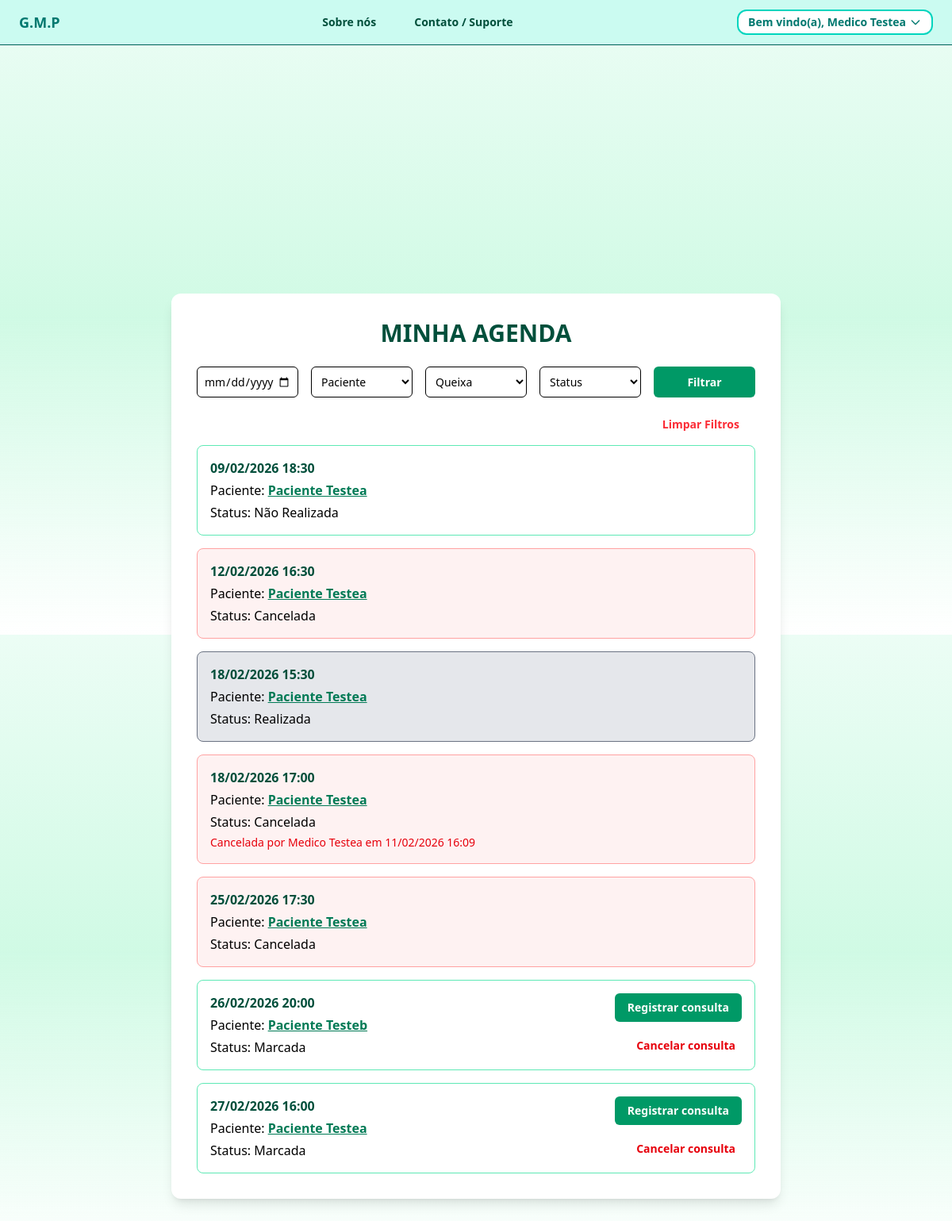
/consultas/agenda/ (signed in), run on the app's committed database.
### gmp/usuarios/models.py (models this page shows, shortened)
class CustomUser(AbstractBaseUser, PermissionsMixin):
    ROLE_CHOICES = [
        ('paciente', 'Paciente'),
        ('medico', 'Médico'),
        ('superadm', 'Super Administrador'),
    ]
    QUEIXA_CHOICES = [
        ('depressao', 'Depressão'),
        ('ansiedade', 'Ansiedade'),
        ('tag', 'TAG'),
        ('toc', 'TOC'),
        ('bipolaridade', 'Bipolaridade'),
        ('esquizofrenia', 'Esquizofrenia'),
        ('outros', 'Outros'),
    ]
    nome = models.CharField(max_length=255, blank=True, null=True)
    email = models.EmailField(unique=True, blank=False, null=False)
    idade = models.PositiveIntegerField(blank=True, null=True)
    queixa = models.CharField(max_length=25, choices=QUEIXA_CHOICES, default='depressao')
    role = models.CharField(max_length=20, choices=ROLE_CHOICES, default='paciente')
    telefone = models.CharField(max_length=20, blank=True, null=True)
    origem = models.CharField(max_length=50, blank=True)
    foto_perfil = models.ImageField(upload_to='foto_perfil/', blank=True, null=True)
    is_active = models.BooleanField(default=True)
    is_staff = models.BooleanField(default=False)
    date_joined = models.DateTimeField(default=timezone.now)
    USERNAME_FIELD = 'email'
    REQUIRED_FIELDS = []
    objects = CustomUserManager()

### gmp/consultas/models.py (models this page shows, shortened)
class AgendamentoConsulta(models.Model):
    STATUS_MARCADA = 'marcada'
    STATUS_REALIZADA = 'realizada'
    STATUS_CANCELADA = 'cancelada'
    STATUS_NAO_REALIZADA = 'nao_realizada'
    STATUS_CHOICES = [
        (STATUS_MARCADA, 'Marcada'),
        (STATUS_REALIZADA, 'Realizada'),
        (STATUS_CANCELADA, 'Cancelada'),
        (STATUS_NAO_REALIZADA, 'Não Realizada'),
    ]
    paciente = models.ForeignKey(
        User,
        on_delete=models.CASCADE,
        related_name='consultas_como_paciente'
    )
    medico = models.ForeignKey(
        User,
        on_delete=models.CASCADE,
        related_name='consultas_como_medico'
    )
    data_hora = models.DateTimeField(db_index=True)
    status = models.CharField(
        max_length=20,
        choices=STATUS_CHOICES,
        default=STATUS_MARCADA,
        db_index=True
    )
    cancelado_por = models.ForeignKey(
        User,
        null=True,
        blank=True,
        on_delete=models.SET_NULL,
        related_name='cancelamentos_realizados'
    )
    criado_em = models.DateTimeField(auto_now_add=True)
    atualizado_em = models.DateTimeField(auto_now=True)
    cancelado_em = models.DateTimeField(null=True, blank=True)
    class Meta:
        ordering = ['-data_hora']
        constraints = [
            models.UniqueConstraint(
                fields=['medico', 'data_hora'],
                name='unique_medico_horario'
            ),
            models.UniqueConstraint(
                fields=['paciente', 'data_hora'],
                name='unique_paciente_horario'
            ),
        ]
        indexes = [
            models.Index(fields=['medico']),
            models.Index(fields=['paciente']),
            models.Index(fields=['status']),
            models.Index(fields=['data_hora']),
            models.Index(fields=['medico', 'data_hora']),
            models.Index(fields=['paciente', 'data_hora']),
        ]

### gmp/consultas/views.py (the view)
# urls.py: path('agenda/', views.agenda_medico, name='agenda_medico'),
@login_required
def agenda_medico(request):
    if not medico_ou_superadmin(request.user):
        raise PermissionDenied
    hoje = localdate()
    consultas = AgendamentoConsulta.objects.select_related(
        'paciente',
        'medico'
    ).only(
        'id',
        'data_hora',
        'status',
        'paciente__id',
        'paciente__nome',
        'medico__id',
        'medico__nome'
    )
    if request.user.role == 'medico':
        consultas = consultas.filter(medico=request.user)
    data = request.GET.get('data')
    paciente_id = request.GET.get('paciente_id')
    queixa = request.GET.get('queixa')
    queixas_choices = User.QUEIXA_CHOICES
    status = request.GET.get('status')
    status_choices = AgendamentoConsulta.STATUS_CHOICES
    if data:
        consultas = consultas.filter(data_hora__date=data)
    if paciente_id:
        consultas = consultas.filter(paciente_id=paciente_id)
    if queixa:
        consultas = consultas.filter(
            paciente__queixa=queixa
        )
    if status:
        consultas = consultas.filter(status=status)
    consultas = consultas.order_by('data_hora')
    if (data or paciente_id or queixa) and not consultas.exists():
        messages.info(
            request,
            "Não há consultas registradas com estes parâmetros."
        )
    if request.user.role == 'medico':
        pacientes = User.objects.filter(
            consultas_como_paciente__medico=request.user
        ).only('id', 'nome').distinct()
    else:
        pacientes = User.objects.none()
    return render(request, 'gmp/agenda_medico.html', {
        'consultas': consultas,
        'hoje': hoje,
        'now': timezone.now(),
        'pacientes': pacientes,
        'queixas_choices': queixas_choices,
        'status_choices': status_choices,
    })

### gmp/consultas/views.py (called while the page is built)
def medico_ou_superadmin(user):
    return user.is_authenticated and user.role in ['medico', 'superadm']

### gmp/consultas/templates/gmp/agenda_medico.html (shortened to what this page needs)
{% extends "main.html" %}
{% block body %}
<div class="min-h-screen pt-2 flex items-center justify-center">
  <div class="w-full max-w-3xl bg-white rounded-xl shadow-lg p-8">
    <h2 class="text-3xl font-semibold text-center text-emerald-900 mb-6">
      MINHA AGENDA
    </h2>
    <div class="space-y-4">
      <form method="get" class="mb-6 grid grid-cols-1 md:grid-cols-5 cursor-pointer gap-4">
        <input type="date"
              name="data"
              value="{{ request.GET.data }}"
              class="border rounded-md p-2 text-sm">
        <select name="paciente_id"
                class="border rounded-md p-2 text-sm">
            <option value="">Paciente</option>
        </select>
        <select name="queixa"
                class="border rounded-md p-2 text-sm">
            <option value="">Queixa</option>
        </select>
        <select name="status"
                class="border rounded-md p-2 text-sm">
            <option value="">Status</option>
        </select>
        <button type="submit"
                class="cursor-pointer bg-emerald-600 text-white rounded-md px-4 py-2 text-sm font-semibold hover:bg-emerald-700 transition">
          Filtrar
        </button>
      </form>
      <div class="justify-end flex mb-4">
        <a href="{% url 'agenda_medico' %}" class="mr-1 cursor-pointer text-red-500 rounded-md px-4 text-sm font-semibold transition text-center">
            Limpar Filtros
        </a>
      </div>
      {% for consulta in consultas %}
        <div class="border border-emerald-300 rounded-lg p-4 flex justify-between items-start
                    {% if consulta.status == 'cancelada' %} border-red-300 bg-red-50 hover:bg-red-100 transition {% endif %}
                    {% if consulta.status == 'realizada' %} border-gray-500 bg-gray-200 hover:bg-gray-300 transition {% endif %}
                    hover:bg-emerald-50 transition">
          <div class="space-y-1">
            <p class="font-semibold text-emerald-900">
              {{ consulta.data_hora|date:"d/m/Y H:i" }}
            </p>
            <p>
              Paciente:
              <a href="{% url 'historico_paciente' consulta.paciente.id %}"
                  class="text-emerald-700 underline font-semibold">
                {{ consulta.paciente.nome }}
              </a>
            </p>
            <p>Status: {{ consulta.get_status_display }}</p>
            {% if consulta.status == 'cancelada' and consulta.cancelado_por %}
                {% if user.role == 'medico' or user.role == 'superadm' %}
                    <p class="text-sm text-red-600 mt-1">
                        Cancelada por {{ consulta.cancelado_por.nome }}
                        em {{ consulta.cancelado_em|date:"d/m/Y H:i" }}
                    </p>
                {% endif %}
            {% endif %}
          </div>
          <div class="flex flex-col gap-2 text-right">
            {% if consulta.status == 'marcada' %}
              <a href="{% url 'cadastrar_consulta' consulta.id %}"
                  class="bg-emerald-600 text-white px-4 py-2 rounded-md
                        font-semibold hover:bg-emerald-700 transition text-sm">
                Registrar consulta
              </a>
              <form method="post"
                    action="{% url 'cancelar_consulta' consulta.id %}">
                <button type="submit"
                        class="text-sm mt-3 mr-2 text-red-600 cursor-pointer font-semibold hover:underline">
                  Cancelar consulta
                </button>
              </form>
            {% endif %}
          </div>
        </div>
      {% endfor %}
    </div>
  </div>
</div>
{% endblock body %}

### templates/main.html (shortened to what this page needs)
<!DOCTYPE html>
<html lang="pt-br" class="scroll-smooth">
<head>
    <script src="https://unpkg.com/@tailwindcss/browser@4"></script>
</head>
<body class="pt-16 min-h-screen bg-gradient-to-b from-emerald-50 via-emerald-100 to-emerald-150">
<header class="fixed top-0 inset-x-0 z-50 bg-teal-100 border-b border-teal-800">
    <nav class="flex items-center justify-between px-6 py-3">
        <div class="flex items-center gap-6">
            <a href="{% url 'home' %}" class="text-teal-700 font-extrabold text-lg">
                G.M.P
            </a>
        </div>
        <div class="ml-12 flex gap-12 text-sm font-semibold text-emerald-900">
            {% if request.resolver_match.url_name == 'home' %}
                <a href="#sobre" class="hover:text-emerald-600 transition">
                    Sobre nós
                </a>
            {% else %}
                <a href="{% url 'home' %}#sobre" class="hover:text-emerald-600 transition">
                    Sobre nós
                </a>
            {% endif %}
            {% if request.resolver_match.url_name == 'home' %}
                <a href="#contato" class="hover:text-emerald-600 transition">
                    Contato / Suporte
                </a>
            {% else %}
                <a href="{% url 'home' %}#contato" class="hover:text-emerald-600 transition">
                    Contato / Suporte
                </a>
            {% endif %}
        </div>
        <div class="relative">
            {% if request.user.is_authenticated and request.user.is_staff %}
                <button id="userMenuButton"
                    class="flex cursor-pointer items-center gap-1 bg-white border-2 border-teal-400 rounded-xl px-3 py-1 text-sm font-semibold text-teal-700 hover:bg-teal-50">
                    Bem vindo(a), {{ request.user.nome }}
                    <svg class="w-4 h-4" fill="none" stroke="currentColor" stroke-width="2" viewBox="0 0 24 24">
                        <path stroke-linecap="round" stroke-linejoin="round" d="M19 9l-7 7-7-7"/>
                    </svg>
                </button>
                <div id="userDropdown" class="hidden absolute right-0 mt-2 w-48 bg-white rounded-md shadow-lg py-2 text-sm z-50">
                    <a href="{% url 'cadastro' %}" class="block px-4 py-2 hover:bg-gray-100 text-emerald-900">
                        Novo cadastro
                    </a>
                    <a href="{% url 'home' %}" class="block px-4 py-2 hover:bg-gray-100 text-emerald-900">
                        Consultas
                    </a>
                    <a href="{% url 'perfil_usuario' %}" class="block px-4 py-2 hover:bg-gray-100 text-emerald-900">
                        Minhas informações
                    </a>
                    <form action="{% url 'logout' %}" method="post">
                        {% csrf_token %}
                        <button type="submit" class="w-full cursor-pointer text-left px-4 py-2 hover:bg-red-100 text-red-600">
                            Sair
                        </button>
                    </form>
                </div>
            {% elif request.user.is_authenticated and request.user.role == 'medico' %}
                <button id="userMenuButton"
                    class="flex cursor-pointer items-center gap-1 bg-white border-2 border-teal-400 rounded-xl px-3 py-1 text-sm font-semibold text-teal-700 hover:bg-teal-50">
                    Bem vindo(a), {{ request.user.nome }}
                    <svg class="w-4 h-4" fill="none" stroke="currentColor" stroke-width="2" viewBox="0 0 24 24">
                        <path stroke-linecap="round" stroke-linejoin="round" d="M19 9l-7 7-7-7"/>
                    </svg>
                </button>
            {% else %}
                {% if request.resolver_match.url_name == 'home' %}
                    <a href="{% url 'login' %}" class="bg-white border-2 border-teal-400 rounded-xl px-3 py-1 text-sm font-semibold text-teal-700 hover:bg-teal-50">
                        LOGIN
                    </a>
                {% endif %}
            {% endif %}
        </div>
    </nav>
</header>
<main class="pt-6 px-4">
    {% block body %}{% endblock body %}
</main>
</body>
</html>

### data on the page
CustomUser: user.nome "Medico Testea"
AgendamentoConsulta: data_hora "09/02/2026 18:30", paciente.nome "Paciente Testea", status "Não Realizada"
AgendamentoConsulta: data_hora "12/02/2026 16:30", paciente.nome "Paciente Testea", status "Cancelada"
AgendamentoConsulta: data_hora "18/02/2026 15:30", paciente.nome "Paciente Testea", status "Realizada"
AgendamentoConsulta: data_hora "18/02/2026 17:00", paciente.nome "Paciente Testea", status "Cancelada", cancelado_por.nome "Medico Testea", cancelado_em "11/02/2026 16:09"
AgendamentoConsulta: data_hora "25/02/2026 17:30", paciente.nome "Paciente Testea", status "Cancelada"
AgendamentoConsulta: data_hora "26/02/2026 20:00", paciente.nome "Paciente Testeb", status "Marcada", shows "Registrar consulta"
AgendamentoConsulta: data_hora "27/02/2026 16:00", paciente.nome "Paciente Testea", status "Marcada", shows "Registrar consulta"
